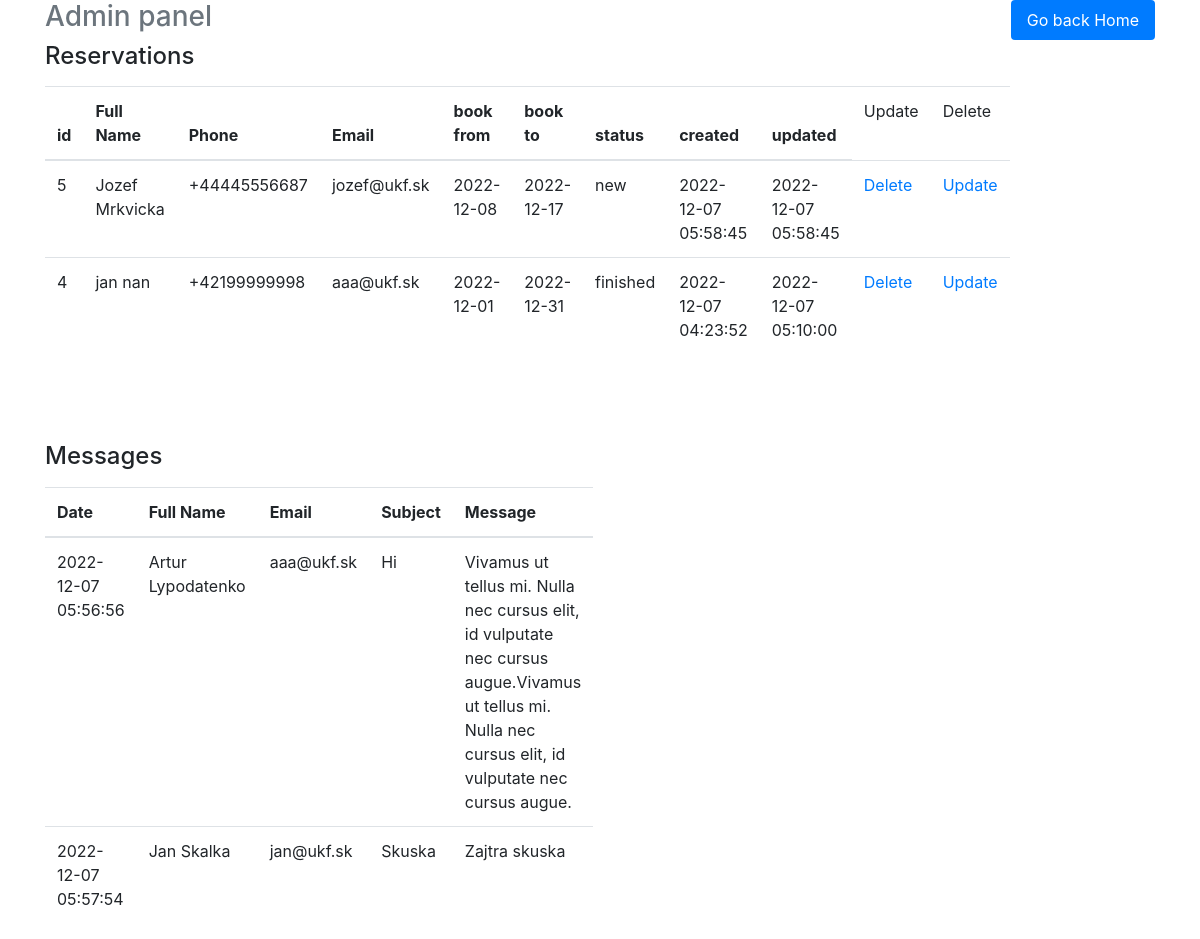
The app's page /adminpanel.php with its own data.
### tables this page shows
CREATE TABLE IF NOT EXISTS `autobooking` (
  `id` int NOT NULL AUTO_INCREMENT,
  `fullName` varchar(55) NOT NULL,
  `phone` varchar(25) NOT NULL,
  `email` varchar(25) NOT NULL,
  `getDate` varchar(25) NOT NULL,
  `returnDate` varchar(25) NOT NULL,
  `status` varchar(25) NOT NULL,
  `created` datetime NOT NULL,
  `updated` datetime NOT NULL,
  PRIMARY KEY (`id`)
);

CREATE TABLE IF NOT EXISTS `messages` (
  `id` int NOT NULL,
  `fullName` varchar(25) NOT NULL,
  `email` varchar(25) NOT NULL,
  `subject` varchar(25) NOT NULL,
  `message` varchar(255) NOT NULL,
  `created` datetime NOT NULL
);

### db.php (called while the page is built, shortened)
<?php
class db
{
    private $connection;
    public function __construct($host, $dbname, $username, $password)
    {
        $this->host = $host;
        $this->dbname = $dbname;
        $this->username = $username;
        $this->password = $password;
        try {
            $this->connection = new \PDO('mysql:host=' . $this->host . ';dbname=' . $this->dbname, $this->username, $this->password);
        } catch (\PDOException $e) {
            print "Error!: " . $e->getMessage() . "<br/>";
            die();
        }
    }
    public function getBookings(){
        $bookItems = [];
        $sql = "SELECT * FROM autobooking";
        $query = $this->connection->query($sql);
        while ($row = $query->fetch()) {
            $bookItems[] = [
                'id'=>$row ['id'],
                'fullName'=>$row ['fullName'],
                'phone' => $row ['phone'],
                'email' => $row['email'],
                'getDate' => $row['getDate'],
                'returnDate' => $row['returnDate'],
                'status' => $row['status'],
                'created' => $row['created'],
                'updated' => $row['updated']
            ];
        }
        return $bookItems;
    }
    public function getMessages(){
        $mesItems = [];
        $sql = "SELECT * FROM messages";
        $query = $this->connection->query($sql);
        while ($row = $query->fetch()) {
            $mesItems[] = [
                'created'=>$row ['created'],
                'fullName'=>$row ['fullName'],
                'email' => $row ['email'],
                'subject' => $row['subject'],
                'message' => $row['message']
            ];
        }
        return $mesItems;
    }
}

### adminpanel.php (the view, shortened to what this page needs)
<?php
$db=$GLOBALS['db'];
$bookItems = $db ->getBookings();
$mesItems = $db ->getMessages();
?>
<!DOCTYPE html>
<link type="text/css" rel="stylesheet" id="dark-mode-custom-link"><link type="text/css" rel="stylesheet" id="dark-mode-general-link"><head>
    <link href="vendor/bootstrap/css/bootstrap.min.css" rel="stylesheet">
  </head>
  <body>
    <div class="container">
      <div class="header clearfix">
        <nav>
          <ul class="nav nav-pills float-right">
            <li class="nav-item">
              <a class="nav-link active" href="index.php">Go back Home <span class="sr-only">(current)</span></a>
            </li>
          </ul>
        </nav>
        <h3 class="text-muted">Admin panel</h3>
      </div>
      <div class="row marketing">
        <div class="col-lg-6">
          <h4>Reservations</h4>
          <p>
<table class="table">
    <thead>
        <tr>
            <th>id</th>
            <th>Full Name</th>
            <th>Phone</th>
            <th>Email</th>
            <th>book from</th>
            <th>book to</th>
            <th>status</th>
            <th>created</th>
            <th>updated</th>
            <td>Update</td>
            <td>Delete</td>
        </tr>
      </thead>
        <tbody>
            <?php
                foreach ($bookItems as $b_item){  ?>
                    <tr>
                        <td><?php echo $b_item['id']; ?></td>
                        <td><?php echo $b_item['fullName']; ?></td>
                        <td><?php echo $b_item['phone']; ?></td>
                        <td><?php echo $b_item['email']; ?></td>
                        <td><?php echo $b_item['getDate']; ?></td>
                        <td><?php echo $b_item['returnDate']; ?></td>
                        <td><?php echo $b_item['status']; ?></td>
                        <td><?php echo $b_item['created']; ?></td>
                        <td><?php echo $b_item['updated']; ?></td>
                        <td><a href="deletebooking.php?id=<?php echo $b_item['id']; ?>">Delete</a></td>
                        <td><a href="updatebooking_form.php?id=<?php echo $b_item['id']; ?>">Update</a></td>
                    </tr>
                <?php    } ?>
            </tbody>
        </table>
      </p>
        </div>
      </div>
      <br><br><br>
      <div class="row marketing">
        <div class="col-lg-6">
          <h4>Messages</h4>
          <p>
<table class="table">
    <thead>
        <tr>
            <th>Date</th>
            <th>Full Name</th>
            <th>Email</th>
            <th>Subject</th>
            <th>Message</th>
        </tr>
      </thead>
        <tbody>
            <?php
                foreach ($mesItems as $m_item){  ?>
                    <tr>
                        <td><?php echo $m_item['created']; ?></td>
                        <td><?php echo $m_item['fullName']; ?></td>
                        <td><?php echo $m_item['email']; ?></td>
                        <td><?php echo $m_item['subject']; ?></td>
                        <td><?php echo $m_item['message']; ?></td>
                    </tr>
                <?php    } ?>
            </tbody>
        </table>
      </p>
        </div>
      </div>
    </div>
</body>
</html>

### records on screen
autobooking: id "5", fullName "Jozef Mrkvicka", phone "+44445556687", email "jozef@ukf.sk", getDate "2022-12-08", returnDate "2022-12-17", status "new", created "2022-12-07 05:58:45", updated "2022-12-07 05:58:45"
autobooking: id "4", fullName "jan nan", phone "+42199999998", email "aaa@ukf.sk", getDate "2022-12-01", returnDate "2022-12-31", status "finished", created "2022-12-07 04:23:52", updated "2022-12-07 05:10:00"
messages: created "2022-12-07 05:56:56", fullName "Artur Lypodatenko", email "aaa@ukf.sk", subject "Hi", message "Vivamus ut tellus mi. Nulla nec cursus elit, id vulputate nec cursus augue.Vivamus ut tellus mi. Nulla nec cursus elit, id vulputate nec cursus augue."
messages: created "2022-12-07 05:57:54", fullName "Jan Skalka", email "jan@ukf.sk", subject "Skuska", message "Zajtra skuska"
